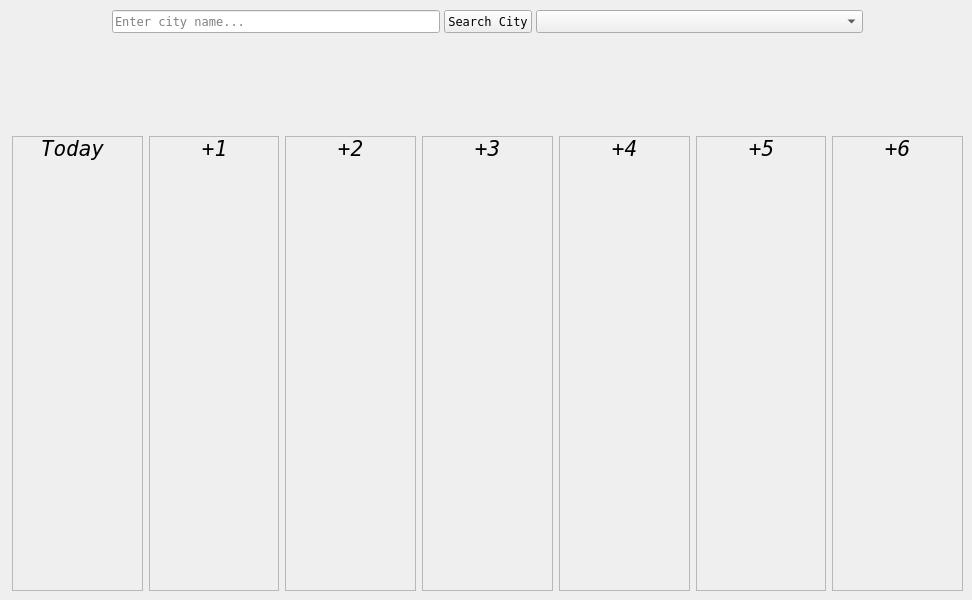
<?xml version="1.0" encoding="UTF-8"?>
<ui version="4.0">
 <class>MainWindow</class>
 <widget class="QMainWindow" name="MainWindow">
  <property name="geometry">
   <rect>
    <x>0</x>
    <y>0</y>
    <width>972</width>
    <height>600</height>
   </rect>
  </property>
  <property name="sizePolicy">
   <sizepolicy hsizetype="Preferred" vsizetype="Preferred">
    <horstretch>0</horstretch>
    <verstretch>0</verstretch>
   </sizepolicy>
  </property>
  <property name="windowTitle">
   <string>CityWeather</string>
  </property>
  <widget class="QWidget" name="centralwidget">
   <property name="sizePolicy">
    <sizepolicy hsizetype="Preferred" vsizetype="Preferred">
     <horstretch>0</horstretch>
     <verstretch>0</verstretch>
    </sizepolicy>
   </property>
   <property name="autoFillBackground">
    <bool>false</bool>
   </property>
   <widget class="QWidget" name="">
    <property name="geometry">
     <rect>
      <x>12</x>
      <y>10</y>
      <width>951</width>
      <height>581</height>
     </rect>
    </property>
    <layout class="QGridLayout" name="gridLayout" rowstretch="1,3,15">
     <property name="verticalSpacing">
      <number>6</number>
     </property>
     <item row="0" column="0">
      <layout class="QHBoxLayout" name="horizontalLayout">
       <property name="spacing">
        <number>4</number>
       </property>
       <property name="leftMargin">
        <number>100</number>
       </property>
       <property name="rightMargin">
        <number>100</number>
       </property>
       <item>
        <widget class="QLineEdit" name="searchBar">
         <property name="font">
          <font>
           <family>DejaVu Sans Mono</family>
          </font>
         </property>
         <property name="placeholderText">
          <string>Enter city name...</string>
         </property>
        </widget>
       </item>
       <item>
        <widget class="QPushButton" name="searchButton">
         <property name="font">
          <font>
           <family>DejaVu Sans Mono</family>
          </font>
         </property>
         <property name="text">
          <string>Search City</string>
         </property>
        </widget>
       </item>
       <item>
        <widget class="QComboBox" name="cityCombo">
         <property name="enabled">
          <bool>true</bool>
         </property>
         <property name="sizePolicy">
          <sizepolicy hsizetype="Expanding" vsizetype="Fixed">
           <horstretch>0</horstretch>
           <verstretch>0</verstretch>
          </sizepolicy>
         </property>
         <property name="font">
          <font>
           <family>DejaVu Sans Mono</family>
          </font>
         </property>
         <property name="sizeAdjustPolicy">
          <enum>QComboBox::AdjustToContentsOnFirstShow</enum>
         </property>
        </widget>
       </item>
      </layout>
     </item>
     <item row="1" column="0">
      <widget class="QLabel" name="currentCity">
       <property name="sizePolicy">
        <sizepolicy hsizetype="Preferred" vsizetype="Preferred">
         <horstretch>0</horstretch>
         <verstretch>0</verstretch>
        </sizepolicy>
       </property>
       <property name="font">
        <font>
         <family>DejaVu Sans Mono</family>
         <pointsize>14</pointsize>
         <weight>9</weight>
         <italic>true</italic>
         <bold>false</bold>
        </font>
       </property>
       <property name="styleSheet">
        <string notr="true">font: 75 oblique 14pt &quot;DejaVu Sans Mono&quot;;</string>
       </property>
       <property name="text">
        <string/>
       </property>
       <property name="alignment">
        <set>Qt::AlignCenter</set>
       </property>
      </widget>
     </item>
     <item row="2" column="0">
      <layout class="QHBoxLayout" name="tilesLayout">
       <item>
        <widget class="QFrame" name="frame">
         <property name="frameShape">
          <enum>QFrame::StyledPanel</enum>
         </property>
         <property name="frameShadow">
          <enum>QFrame::Raised</enum>
         </property>
         <widget class="QWidget" name="layoutWidget">
          <property name="geometry">
           <rect>
            <x>5</x>
            <y>0</y>
            <width>111</width>
            <height>441</height>
           </rect>
          </property>
          <layout class="QVBoxLayout" name="verticalLayout">
           <item>
            <widget class="QLabel" name="day">
             <property name="sizePolicy">
              <sizepolicy hsizetype="Preferred" vsizetype="Fixed">
               <horstretch>0</horstretch>
               <verstretch>0</verstretch>
              </sizepolicy>
             </property>
             <property name="font">
              <font>
               <family>DejaVu Sans Mono</family>
               <pointsize>16</pointsize>
               <weight>9</weight>
               <italic>true</italic>
               <bold>false</bold>
              </font>
             </property>
             <property name="autoFillBackground">
              <bool>false</bool>
             </property>
             <property name="styleSheet">
              <string notr="true">font: 75 oblique 16pt &quot;DejaVu Sans Mono&quot;;</string>
             </property>
             <property name="frameShape">
              <enum>QFrame::NoFrame</enum>
             </property>
             <property name="text">
              <string>Today</string>
             </property>
             <property name="alignment">
              <set>Qt::AlignCenter</set>
             </property>
             <property name="margin">
              <number>12</number>
             </property>
            </widget>
           </item>
           <item>
            <widget class="QLabel" name="picture_3">
             <property name="sizePolicy">
              <sizepolicy hsizetype="Preferred" vsizetype="Fixed">
               <horstretch>0</horstretch>
               <verstretch>0</verstretch>
              </sizepolicy>
             </property>
             <property name="maximumSize">
              <size>
               <width>16777215</width>
               <height>100</height>
              </size>
             </property>
             <property name="text">
              <string/>
             </property>
             <property name="scaledContents">
              <bool>true</bool>
             </property>
             <property name="alignment">
              <set>Qt::AlignCenter</set>
             </property>
            </widget>
           </item>
           <item>
            <widget class="QLabel" name="temperature_3">
             <property name="sizePolicy">
              <sizepolicy hsizetype="Preferred" vsizetype="Fixed">
               <horstretch>0</horstretch>
               <verstretch>0</verstretch>
              </sizepolicy>
             </property>
             <property name="maximumSize">
              <size>
               <width>16777215</width>
               <height>100</height>
              </size>
             </property>
             <property name="font">
              <font>
               <family>DejaVu Sans Mono</family>
               <pointsize>17</pointsize>
               <italic>true</italic>
              </font>
             </property>
             <property name="text">
              <string/>
             </property>
             <property name="alignment">
              <set>Qt::AlignCenter</set>
             </property>
            </widget>
           </item>
           <item>
            <widget class="QLabel" name="infos_3">
             <property name="styleSheet">
              <string notr="true">font: oblique 9pt &quot;DejaVu Sans Mono&quot;;</string>
             </property>
             <property name="text">
              <string/>
             </property>
             <property name="alignment">
              <set>Qt::AlignCenter</set>
             </property>
             <property name="wordWrap">
              <bool>false</bool>
             </property>
            </widget>
           </item>
           <item>
            <widget class="QLabel" name="report">
             <property name="styleSheet">
              <string notr="true">font: 75 oblique 11pt &quot;DejaVu Sans Mono&quot;;</string>
             </property>
             <property name="text">
              <string/>
             </property>
             <property name="alignment">
              <set>Qt::AlignCenter</set>
             </property>
             <property name="wordWrap">
              <bool>true</bool>
             </property>
            </widget>
           </item>
          </layout>
         </widget>
        </widget>
       </item>
       <item>
        <widget class="QFrame" name="frame_2">
         <property name="frameShape">
          <enum>QFrame::StyledPanel</enum>
         </property>
         <property name="frameShadow">
          <enum>QFrame::Raised</enum>
         </property>
         <widget class="QWidget" name="layoutWidget_2">
          <property name="geometry">
           <rect>
            <x>10</x>
            <y>0</y>
            <width>111</width>
            <height>441</height>
           </rect>
          </property>
          <layout class="QVBoxLayout" name="verticalLayout_2">
           <item>
            <widget class="QLabel" name="day_2">
             <property name="sizePolicy">
              <sizepolicy hsizetype="Preferred" vsizetype="Fixed">
               <horstretch>0</horstretch>
               <verstretch>0</verstretch>
              </sizepolicy>
             </property>
             <property name="font">
              <font>
               <family>DejaVu Sans Mono</family>
               <pointsize>16</pointsize>
               <weight>9</weight>
               <italic>true</italic>
               <bold>false</bold>
              </font>
             </property>
             <property name="styleSheet">
              <string notr="true">font: 75 oblique 16pt &quot;DejaVu Sans Mono&quot;;</string>
             </property>
             <property name="text">
              <string>+1</string>
             </property>
             <property name="alignment">
              <set>Qt::AlignCenter</set>
             </property>
             <property name="margin">
              <number>12</number>
             </property>
            </widget>
           </item>
           <item>
            <widget class="QLabel" name="picture_4">
             <property name="sizePolicy">
              <sizepolicy hsizetype="Preferred" vsizetype="Fixed">
               <horstretch>0</horstretch>
               <verstretch>0</verstretch>
              </sizepolicy>
             </property>
             <property name="maximumSize">
              <size>
               <width>16777215</width>
               <height>100</height>
              </size>
             </property>
             <property name="text">
              <string/>
             </property>
             <property name="scaledContents">
              <bool>true</bool>
             </property>
             <property name="alignment">
              <set>Qt::AlignCenter</set>
             </property>
            </widget>
           </item>
           <item>
            <widget class="QLabel" name="temperature_4">
             <property name="sizePolicy">
              <sizepolicy hsizetype="Preferred" vsizetype="Fixed">
               <horstretch>0</horstretch>
               <verstretch>0</verstretch>
              </sizepolicy>
             </property>
             <property name="maximumSize">
              <size>
               <width>16777215</width>
               <height>100</height>
              </size>
             </property>
             <property name="font">
              <font>
               <family>DejaVu Sans Mono</family>
               <pointsize>17</pointsize>
               <italic>true</italic>
              </font>
             </property>
             <property name="text">
              <string/>
             </property>
             <property name="alignment">
              <set>Qt::AlignCenter</set>
             </property>
            </widget>
           </item>
           <item>
            <widget class="QLabel" name="infos_4">
             <property name="styleSheet">
              <string notr="true">font: oblique 9pt &quot;DejaVu Sans Mono&quot;;</string>
             </property>
             <property name="text">
              <string/>
             </property>
             <property name="alignment">
              <set>Qt::AlignCenter</set>
             </property>
             <property name="wordWrap">
              <bool>false</bool>
             </property>
            </widget>
           </item>
           <item>
            <widget class="QLabel" name="report_2">
             <property name="styleSheet">
              <string notr="true">font: 75 oblique 11pt &quot;DejaVu Sans Mono&quot;;</string>
             </property>
             <property name="text">
              <string/>
             </property>
             <property name="alignment">
              <set>Qt::AlignCenter</set>
             </property>
             <property name="wordWrap">
              <bool>true</bool>
             </property>
            </widget>
           </item>
          </layout>
         </widget>
        </widget>
       </item>
       <item>
        <widget class="QFrame" name="frame_3">
         <property name="frameShape">
          <enum>QFrame::StyledPanel</enum>
         </property>
         <property name="frameShadow">
          <enum>QFrame::Raised</enum>
         </property>
         <widget class="QWidget" name="layoutWidget_3">
          <property name="geometry">
           <rect>
            <x>10</x>
            <y>0</y>
            <width>111</width>
            <height>441</height>
           </rect>
          </property>
          <layout class="QVBoxLayout" name="verticalLayout_3">
           <item>
            <widget class="QLabel" name="day_3">
             <property name="sizePolicy">
              <sizepolicy hsizetype="Preferred" vsizetype="Fixed">
               <horstretch>0</horstretch>
               <verstretch>0</verstretch>
              </sizepolicy>
             </property>
             <property name="font">
              <font>
               <family>DejaVu Sans Mono</family>
               <pointsize>16</pointsize>
               <weight>9</weight>
               <italic>true</italic>
               <bold>false</bold>
              </font>
             </property>
             <property name="styleSheet">
              <string notr="true">font: 75 oblique 16pt &quot;DejaVu Sans Mono&quot;;</string>
             </property>
             <property name="text">
              <string>+2</string>
             </property>
             <property name="alignment">
              <set>Qt::AlignCenter</set>
             </property>
             <property name="margin">
              <number>12</number>
             </property>
            </widget>
           </item>
           <item>
            <widget class="QLabel" name="picture_5">
             <property name="sizePolicy">
              <sizepolicy hsizetype="Preferred" vsizetype="Fixed">
               <horstretch>0</horstretch>
               <verstretch>0</verstretch>
              </sizepolicy>
             </property>
             <property name="maximumSize">
              <size>
               <width>16777215</width>
               <height>100</height>
              </size>
             </property>
             <property name="text">
              <string/>
             </property>
             <property name="scaledContents">
              <bool>true</bool>
             </property>
             <property name="alignment">
              <set>Qt::AlignCenter</set>
             </property>
            </widget>
           </item>
           <item>
            <widget class="QLabel" name="temperature_5">
             <property name="sizePolicy">
              <sizepolicy hsizetype="Preferred" vsizetype="Fixed">
               <horstretch>0</horstretch>
               <verstretch>0</verstretch>
              </sizepolicy>
             </property>
             <property name="maximumSize">
              <size>
               <width>16777215</width>
               <height>100</height>
              </size>
             </property>
             <property name="font">
              <font>
               <family>DejaVu Sans Mono</family>
               <pointsize>17</pointsize>
               <italic>true</italic>
              </font>
             </property>
             <property name="text">
              <string/>
             </property>
             <property name="alignment">
              <set>Qt::AlignCenter</set>
             </property>
            </widget>
           </item>
           <item>
            <widget class="QLabel" name="infos_5">
             <property name="styleSheet">
              <string notr="true">font: oblique 9pt &quot;DejaVu Sans Mono&quot;;</string>
             </property>
             <property name="text">
              <string/>
             </property>
             <property name="alignment">
              <set>Qt::AlignCenter</set>
             </property>
             <property name="wordWrap">
              <bool>false</bool>
             </property>
            </widget>
           </item>
           <item>
            <widget class="QLabel" name="report_3">
             <property name="styleSheet">
              <string notr="true">font: 75 oblique 11pt &quot;DejaVu Sans Mono&quot;;</string>
             </property>
             <property name="text">
              <string/>
             </property>
             <property name="alignment">
              <set>Qt::AlignCenter</set>
             </property>
             <property name="wordWrap">
              <bool>true</bool>
             </property>
            </widget>
           </item>
          </layout>
         </widget>
        </widget>
       </item>
       <item>
        <widget class="QFrame" name="frame_4">
         <property name="frameShape">
          <enum>QFrame::StyledPanel</enum>
         </property>
         <property name="frameShadow">
          <enum>QFrame::Raised</enum>
         </property>
         <widget class="QWidget" name="layoutWidget_4">
          <property name="geometry">
           <rect>
            <x>10</x>
            <y>0</y>
            <width>111</width>
            <height>441</height>
           </rect>
          </property>
          <layout class="QVBoxLayout" name="verticalLayout_4">
           <item>
            <widget class="QLabel" name="day_4">
             <property name="sizePolicy">
              <sizepolicy hsizetype="Preferred" vsizetype="Fixed">
               <horstretch>0</horstretch>
               <verstretch>0</verstretch>
              </sizepolicy>
             </property>
             <property name="font">
              <font>
               <family>DejaVu Sans Mono</family>
               <pointsize>16</pointsize>
               <weight>9</weight>
               <italic>true</italic>
               <bold>false</bold>
              </font>
             </property>
             <property name="styleSheet">
              <string notr="true">font: 75 oblique 16pt &quot;DejaVu Sans Mono&quot;;</string>
             </property>
             <property name="text">
              <string>+3</string>
             </property>
             <property name="alignment">
              <set>Qt::AlignCenter</set>
             </property>
             <property name="margin">
              <number>12</number>
             </property>
            </widget>
           </item>
           <item>
            <widget class="QLabel" name="picture_6">
             <property name="sizePolicy">
              <sizepolicy hsizetype="Preferred" vsizetype="Fixed">
               <horstretch>0</horstretch>
               <verstretch>0</verstretch>
              </sizepolicy>
             </property>
             <property name="maximumSize">
              <size>
               <width>16777215</width>
               <height>100</height>
              </size>
             </property>
             <property name="text">
              <string/>
             </property>
             <property name="scaledContents">
              <bool>true</bool>
             </property>
             <property name="alignment">
              <set>Qt::AlignCenter</set>
             </property>
            </widget>
           </item>
           <item>
            <widget class="QLabel" name="temperature_6">
             <property name="sizePolicy">
              <sizepolicy hsizetype="Preferred" vsizetype="Fixed">
               <horstretch>0</horstretch>
               <verstretch>0</verstretch>
              </sizepolicy>
             </property>
             <property name="maximumSize">
              <size>
               <width>16777215</width>
               <height>100</height>
              </size>
             </property>
             <property name="font">
              <font>
               <family>DejaVu Sans Mono</family>
               <pointsize>17</pointsize>
               <italic>true</italic>
              </font>
             </property>
             <property name="text">
              <string/>
             </property>
             <property name="alignment">
              <set>Qt::AlignCenter</set>
             </property>
            </widget>
           </item>
           <item>
            <widget class="QLabel" name="infos_6">
             <property name="styleSheet">
              <string notr="true">font: oblique 9pt &quot;DejaVu Sans Mono&quot;;</string>
             </property>
             <property name="text">
              <string/>
             </property>
             <property name="alignment">
              <set>Qt::AlignCenter</set>
             </property>
             <property name="wordWrap">
              <bool>false</bool>
             </property>
            </widget>
           </item>
           <item>
            <widget class="QLabel" name="report_4">
             <property name="styleSheet">
              <string notr="true">font: 75 oblique 11pt &quot;DejaVu Sans Mono&quot;;</string>
             </property>
             <property name="text">
              <string/>
             </property>
             <property name="alignment">
              <set>Qt::AlignCenter</set>
             </property>
             <property name="wordWrap">
              <bool>true</bool>
             </property>
            </widget>
           </item>
          </layout>
         </widget>
        </widget>
       </item>
       <item>
        <widget class="QFrame" name="frame_5">
         <property name="frameShape">
          <enum>QFrame::StyledPanel</enum>
         </property>
         <property name="frameShadow">
          <enum>QFrame::Raised</enum>
         </property>
         <widget class="QWidget" name="layoutWidget_5">
          <property name="geometry">
           <rect>
            <x>10</x>
            <y>0</y>
            <width>111</width>
            <height>441</height>
           </rect>
          </property>
          <layout class="QVBoxLayout" name="verticalLayout_5">
           <item>
            <widget class="QLabel" name="day_5">
             <property name="sizePolicy">
              <sizepolicy hsizetype="Preferred" vsizetype="Fixed">
               <horstretch>0</horstretch>
               <verstretch>0</verstretch>
              </sizepolicy>
             </property>
             <property name="font">
              <font>
               <family>DejaVu Sans Mono</family>
               <pointsize>16</pointsize>
               <weight>9</weight>
               <italic>true</italic>
               <bold>false</bold>
              </font>
             </property>
             <property name="styleSheet">
              <string notr="true">font: 75 oblique 16pt &quot;DejaVu Sans Mono&quot;;</string>
             </property>
             <property name="text">
              <string>+4</string>
             </property>
             <property name="alignment">
              <set>Qt::AlignCenter</set>
             </property>
             <property name="margin">
              <number>12</number>
             </property>
            </widget>
           </item>
           <item>
            <widget class="QLabel" name="picture_7">
             <property name="sizePolicy">
              <sizepolicy hsizetype="Preferred" vsizetype="Fixed">
               <horstretch>0</horstretch>
               <verstretch>0</verstretch>
              </sizepolicy>
             </property>
             <property name="maximumSize">
              <size>
               <width>16777215</width>
               <height>100</height>
              </size>
             </property>
             <property name="text">
              <string/>
             </property>
             <property name="scaledContents">
              <bool>true</bool>
             </property>
             <property name="alignment">
              <set>Qt::AlignCenter</set>
             </property>
            </widget>
           </item>
           <item>
            <widget class="QLabel" name="temperature_7">
             <property name="sizePolicy">
              <sizepolicy hsizetype="Preferred" vsizetype="Fixed">
               <horstretch>0</horstretch>
               <verstretch>0</verstretch>
              </sizepolicy>
             </property>
             <property name="maximumSize">
              <size>
               <width>16777215</width>
               <height>100</height>
              </size>
             </property>
             <property name="font">
              <font>
               <family>DejaVu Sans Mono</family>
               <pointsize>17</pointsize>
               <italic>true</italic>
              </font>
             </property>
             <property name="text">
              <string/>
             </property>
             <property name="alignment">
              <set>Qt::AlignCenter</set>
             </property>
            </widget>
           </item>
           <item>
            <widget class="QLabel" name="infos_7">
             <property name="styleSheet">
              <string notr="true">font: oblique 9pt &quot;DejaVu Sans Mono&quot;;</string>
             </property>
             <property name="text">
              <string/>
             </property>
             <property name="alignment">
              <set>Qt::AlignCenter</set>
             </property>
             <property name="wordWrap">
              <bool>false</bool>
             </property>
            </widget>
           </item>
           <item>
            <widget class="QLabel" name="report_5">
             <property name="styleSheet">
              <string notr="true">font: 75 oblique 11pt &quot;DejaVu Sans Mono&quot;;</string>
             </property>
             <property name="text">
              <string/>
             </property>
             <property name="alignment">
              <set>Qt::AlignCenter</set>
             </property>
             <property name="wordWrap">
              <bool>true</bool>
             </property>
            </widget>
           </item>
          </layout>
         </widget>
        </widget>
       </item>
       <item>
        <widget class="QFrame" name="frame_6">
         <property name="frameShape">
          <enum>QFrame::StyledPanel</enum>
         </property>
         <property name="frameShadow">
          <enum>QFrame::Raised</enum>
         </property>
         <widget class="QWidget" name="layoutWidget_6">
          <property name="geometry">
           <rect>
            <x>10</x>
            <y>0</y>
            <width>111</width>
            <height>441</height>
           </rect>
          </property>
          <layout class="QVBoxLayout" name="verticalLayout_6">
           <item>
            <widget class="QLabel" name="day_6">
             <property name="sizePolicy">
              <sizepolicy hsizetype="Preferred" vsizetype="Fixed">
               <horstretch>0</horstretch>
               <verstretch>0</verstretch>
              </sizepolicy>
             </property>
             <property name="font">
              <font>
               <family>DejaVu Sans Mono</family>
               <pointsize>16</pointsize>
               <weight>9</weight>
               <italic>true</italic>
               <bold>false</bold>
              </font>
             </property>
             <property name="styleSheet">
              <string notr="true">font: 75 oblique 16pt &quot;DejaVu Sans Mono&quot;;</string>
             </property>
             <property name="text">
              <string>+5</string>
             </property>
             <property name="alignment">
              <set>Qt::AlignCenter</set>
             </property>
             <property name="margin">
              <number>12</number>
             </property>
            </widget>
           </item>
           <item>
            <widget class="QLabel" name="picture_8">
             <property name="sizePolicy">
              <sizepolicy hsizetype="Preferred" vsizetype="Fixed">
               <horstretch>0</horstretch>
               <verstretch>0</verstretch>
              </sizepolicy>
             </property>
             <property name="maximumSize">
              <size>
               <width>16777215</width>
               <height>100</height>
              </size>
             </property>
             <property name="text">
              <string/>
             </property>
             <property name="scaledContents">
              <bool>true</bool>
             </property>
             <property name="alignment">
              <set>Qt::AlignCenter</set>
             </property>
            </widget>
           </item>
           <item>
            <widget class="QLabel" name="temperature_8">
             <property name="sizePolicy">
              <sizepolicy hsizetype="Preferred" vsizetype="Fixed">
               <horstretch>0</horstretch>
               <verstretch>0</verstretch>
              </sizepolicy>
             </property>
             <property name="maximumSize">
              <size>
               <width>16777215</width>
               <height>100</height>
              </size>
             </property>
             <property name="font">
              <font>
               <family>DejaVu Sans Mono</family>
               <pointsize>17</pointsize>
               <italic>true</italic>
              </font>
             </property>
             <property name="text">
              <string/>
             </property>
             <property name="alignment">
              <set>Qt::AlignCenter</set>
             </property>
            </widget>
           </item>
           <item>
            <widget class="QLabel" name="infos_8">
             <property name="styleSheet">
              <string notr="true">font: oblique 9pt &quot;DejaVu Sans Mono&quot;;</string>
             </property>
             <property name="text">
              <string/>
             </property>
             <property name="alignment">
              <set>Qt::AlignCenter</set>
             </property>
             <property name="wordWrap">
              <bool>false</bool>
             </property>
            </widget>
           </item>
           <item>
            <widget class="QLabel" name="report_6">
             <property name="styleSheet">
              <string notr="true">font: 75 oblique 11pt &quot;DejaVu Sans Mono&quot;;</string>
             </property>
             <property name="text">
              <string/>
             </property>
             <property name="alignment">
              <set>Qt::AlignCenter</set>
             </property>
             <property name="wordWrap">
              <bool>true</bool>
             </property>
            </widget>
           </item>
          </layout>
         </widget>
        </widget>
       </item>
       <item>
        <widget class="QFrame" name="frame_7">
         <property name="frameShape">
          <enum>QFrame::StyledPanel</enum>
         </property>
         <property name="frameShadow">
          <enum>QFrame::Raised</enum>
         </property>
         <widget class="QWidget" name="layoutWidget_7">
          <property name="geometry">
           <rect>
            <x>10</x>
            <y>0</y>
            <width>111</width>
            <height>441</height>
           </rect>
          </property>
          <layout class="QVBoxLayout" name="verticalLayout_7">
           <item>
            <widget class="QLabel" name="day_7">
             <property name="sizePolicy">
              <sizepolicy hsizetype="Preferred" vsizetype="Fixed">
               <horstretch>0</horstretch>
               <verstretch>0</verstretch>
              </sizepolicy>
             </property>
             <property name="font">
              <font>
               <family>DejaVu Sans Mono</family>
               <pointsize>16</pointsize>
               <weight>9</weight>
               <italic>true</italic>
               <bold>false</bold>
               <underline>false</underline>
              </font>
             </property>
             <property name="styleSheet">
              <string notr="true">font: 75 oblique 16pt &quot;DejaVu Sans Mono&quot;;</string>
             </property>
             <property name="text">
              <string>+6</string>
             </property>
             <property name="alignment">
              <set>Qt::AlignCenter</set>
             </property>
             <property name="margin">
              <number>12</number>
             </property>
            </widget>
           </item>
           <item>
            <widget class="QLabel" name="picture_9">
             <property name="sizePolicy">
              <sizepolicy hsizetype="Preferred" vsizetype="Fixed">
               <horstretch>0</horstretch>
               <verstretch>0</verstretch>
              </sizepolicy>
             </property>
             <property name="maximumSize">
              <size>
               <width>16777215</width>
               <height>100</height>
              </size>
             </property>
             <property name="text">
              <string/>
             </property>
             <property name="scaledContents">
              <bool>true</bool>
             </property>
             <property name="alignment">
              <set>Qt::AlignCenter</set>
             </property>
            </widget>
           </item>
           <item>
            <widget class="QLabel" name="temperature_9">
             <property name="sizePolicy">
              <sizepolicy hsizetype="Preferred" vsizetype="Fixed">
               <horstretch>0</horstretch>
               <verstretch>0</verstretch>
              </sizepolicy>
             </property>
             <property name="maximumSize">
              <size>
               <width>16777215</width>
               <height>100</height>
              </size>
             </property>
             <property name="font">
              <font>
               <family>DejaVu Sans Mono</family>
               <pointsize>17</pointsize>
               <italic>true</italic>
              </font>
             </property>
             <property name="text">
              <string/>
             </property>
             <property name="alignment">
              <set>Qt::AlignCenter</set>
             </property>
            </widget>
           </item>
           <item>
            <widget class="QLabel" name="infos_9">
             <property name="styleSheet">
              <string notr="true">font: oblique 9pt &quot;DejaVu Sans Mono&quot;;</string>
             </property>
             <property name="text">
              <string/>
             </property>
             <property name="alignment">
              <set>Qt::AlignCenter</set>
             </property>
             <property name="wordWrap">
              <bool>false</bool>
             </property>
            </widget>
           </item>
           <item>
            <widget class="QLabel" name="report_7">
             <property name="styleSheet">
              <string notr="true">font: 75 oblique 11pt &quot;DejaVu Sans Mono&quot;;</string>
             </property>
             <property name="text">
              <string/>
             </property>
             <property name="alignment">
              <set>Qt::AlignCenter</set>
             </property>
             <property name="wordWrap">
              <bool>true</bool>
             </property>
            </widget>
           </item>
          </layout>
         </widget>
        </widget>
       </item>
      </layout>
     </item>
    </layout>
   </widget>
  </widget>
 </widget>
 <resources/>
 <connections/>
</ui>
